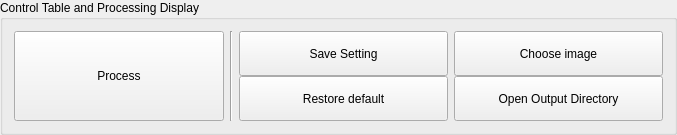
         <widget class="QGroupBox" name="groupBox_3">
          <property name="title">
           <string>Control Table and Processing Display</string>
          </property>
          <layout class="QHBoxLayout" name="horizontalLayout_2">
           <item>
            <widget class="QPushButton" name="Process_btn">
             <property name="minimumSize">
              <size>
               <width>210</width>
               <height>90</height>
              </size>
             </property>
             <property name="toolTip">
              <string>Run the program</string>
             </property>
             <property name="text">
              <string>Process</string>
             </property>
            </widget>
           </item>
           <item>
            <widget class="Line" name="line_2">
             <property name="orientation">
              <enum>Qt::Vertical</enum>
             </property>
            </widget>
           </item>
           <item>
            <layout class="QVBoxLayout" name="verticalLayout_3">
             <property name="spacing">
              <number>0</number>
             </property>
             <item>
              <widget class="QPushButton" name="SaveSet_btn">
               <property name="minimumSize">
                <size>
                 <width>209</width>
                 <height>45</height>
                </size>
               </property>
               <property name="toolTip">
                <string>Save the set parameters as a config file</string>
               </property>
               <property name="text">
                <string>Save Setting</string>
               </property>
              </widget>
             </item>
             <item>
              <widget class="QPushButton" name="Restory">
               <property name="minimumSize">
                <size>
                 <width>0</width>
                 <height>45</height>
                </size>
               </property>
               <property name="text">
                <string>Restore default</string>
               </property>
              </widget>
             </item>
            </layout>
           </item>
           <item>
            <layout class="QVBoxLayout" name="verticalLayout_4">
             <property name="spacing">
              <number>0</number>
             </property>
             <item>
              <widget class="QPushButton" name="LoadSet_btn">
               <property name="minimumSize">
                <size>
                 <width>209</width>
                 <height>45</height>
                </size>
               </property>
               <property name="text">
                <string>Choose image</string>
               </property>
              </widget>
             </item>
             <item>
              <widget class="QPushButton" name="OpenOutput_btn">
               <property name="minimumSize">
                <size>
                 <width>0</width>
                 <height>45</height>
                </size>
               </property>
               <property name="text">
                <string>Open Output Directory</string>
               </property>
              </widget>
             </item>
            </layout>
           </item>
          </layout>
         </widget>
